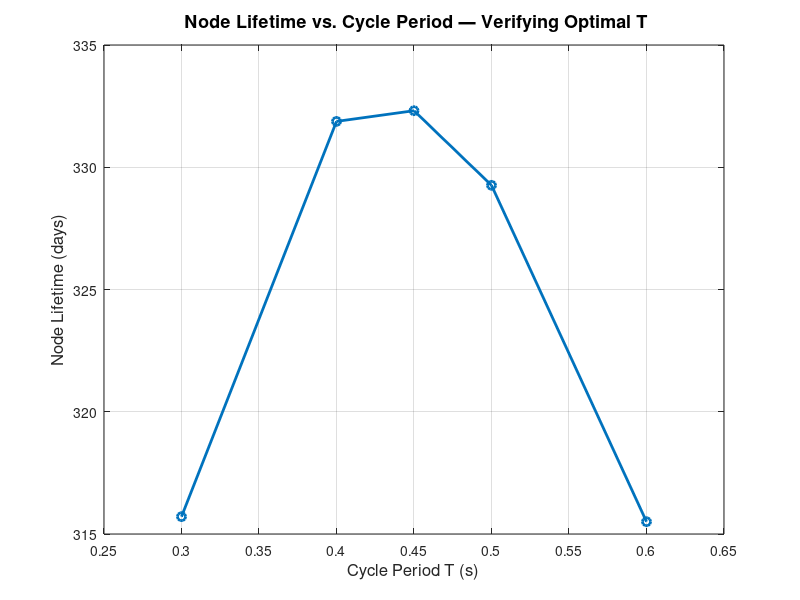

Recreate this plot in MATLAB.
clc;
clear;
close all;

%  Step 1: Define Simulation Parameters

voltage = 3.3;                      % Device voltage (Volts)
bandwidth = 125e3;                  % Bandwidth (Hz)
spreadingFactor = 9;               % SF = 9
codingRate = 4/5;                   % Coding Rate
payloadSize_bytes = 30;            % Payload size in bytes
averageInterval = 100;             % Average packet interval (seconds)
batteryCapacity_mAh = 3000;        % Battery capacity
batteryEnergy_Joules = batteryCapacity_mAh / 1000 * voltage * 3600;

% Currents in different modes (from LoRa datasheet)
current_CAD = 8.75e-3;   % CAD mode current (Amps)
current_RX  = 11.5e-3;   % Receive mode current (Amps)
current_TX  = 28e-3;     % Transmit mode current (Amps)

% Step 2: Define Cycle Periods (T) and Corresponding Preamble Lengths

cyclePeriods = [0.3, 0.4, 0.45, 0.5, 0.6];          % In seconds
preambleSymbols = [69, 94, 106, 118, 143];          % Number of preamble symbols


% Step 3: Calculate Constants

symbolDuration = 2^spreadingFactor / bandwidth;    % Duration of one LoRa symbol (seconds)

% Estimate payload duration (simplified)
payloadBits = payloadSize_bytes * 8;
payloadDuration = payloadBits * symbolDuration / (spreadingFactor * codingRate); % Approximate

% Assume 1 message per D = 100s
numMessages = 1;
duration_D = numMessages * averageInterval;


% Step 4: Compute Lifetime for Each Cycle Period
lifetimes_in_days = zeros(size(cyclePeriods));

for i = 1:length(cyclePeriods)
    
    T = cyclePeriods(i);                    % Current cycle period
    preambleLength = preambleSymbols(i);    % Number of preamble symbols for current T
    preambleDuration = preambleLength * symbolDuration;

    % Number of CAD cycles in time D
    numCADcycles = duration_D / T;

    % Time spent in each mode
    totalCADtime = 2 * (numCADcycles - numMessages) * symbolDuration;
    totalRXtime  = numMessages * (preambleDuration + payloadDuration / 2);
    totalTXtime  = numMessages * (preambleDuration + payloadDuration);

    % Energy spent in each mode
    energy_CAD = voltage * current_CAD * totalCADtime;
    energy_RX  = voltage * current_RX * totalRXtime;
    energy_TX  = voltage * current_TX * totalTXtime;

    totalEnergy = energy_CAD + energy_RX + energy_TX;

    % Convert total energy usage to lifetime in days
    lifetimes_in_days(i) = (batteryEnergy_Joules / totalEnergy) * (duration_D / 86400);
end

plot(cyclePeriods, lifetimes_in_days, '-o', 'LineWidth', 2);
xlabel('Cycle Period T (s)', 'FontSize', 12);
ylabel('Node Lifetime (days)', 'FontSize', 12);
title(' Node Lifetime vs. Cycle Period — Verifying Optimal T', 'FontSize', 13);
grid on;
